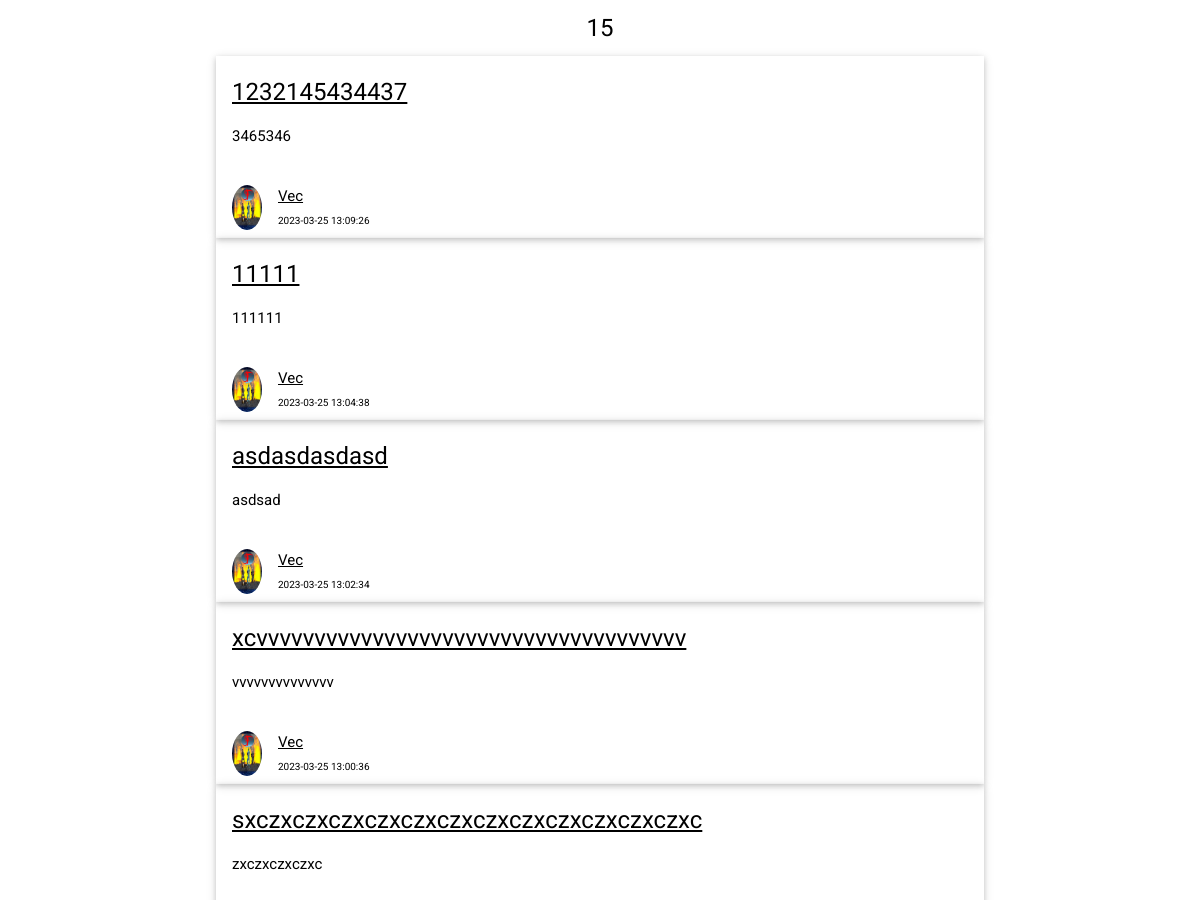
Before: /forum/ (upper part) with the older database file.
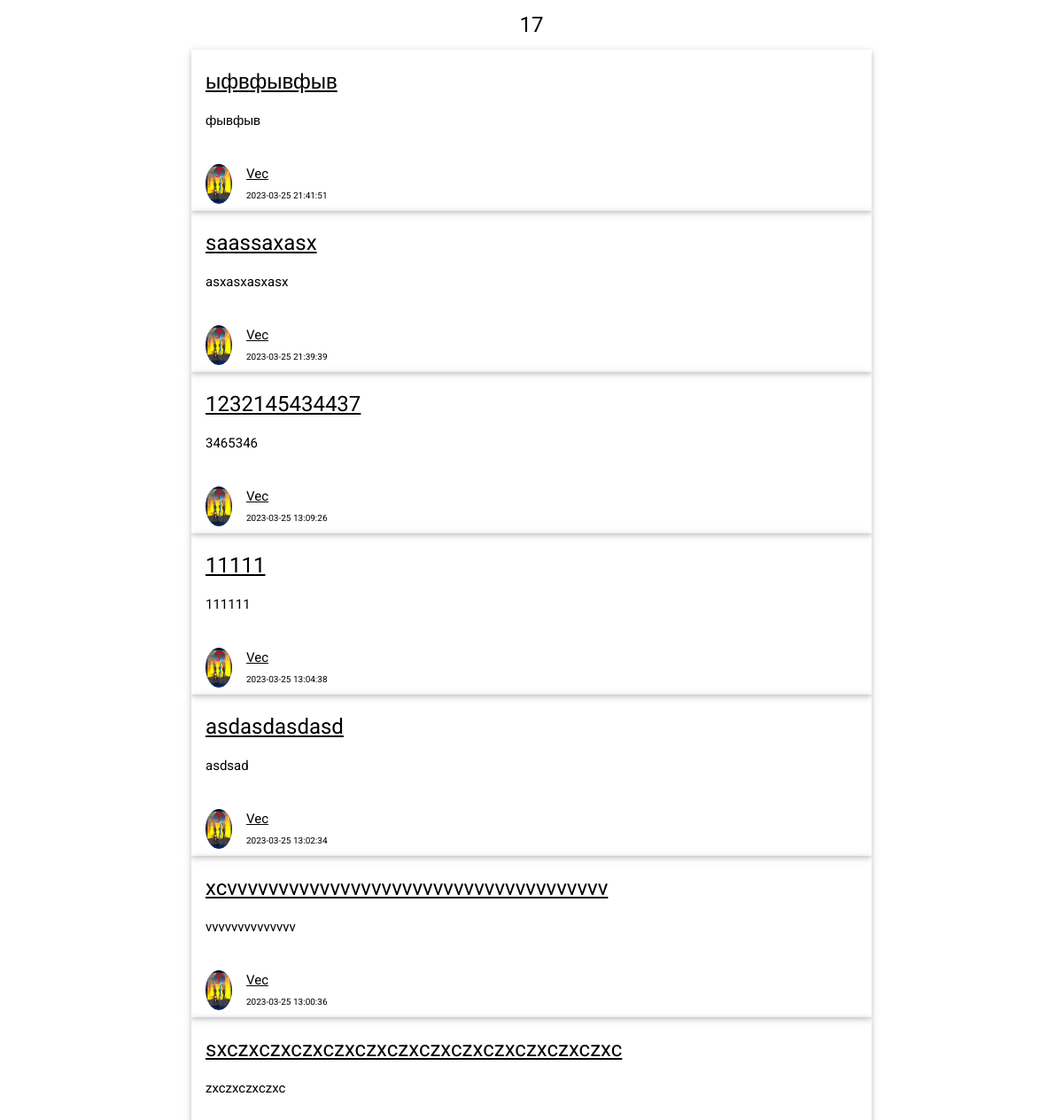
After: the same page with the newer database file.
### semas_app/views.py (the view)
# urls.py: re_path(r'forum/?', views.forum_topics),
def forum_topics(request):
    if request.method != "GET": return HttpResponse("<h1>Страница не найдена: 404</h1>")
    cookie_user_id = request.COOKIES.get("id")
    forums = Forum.get_forums()
    data = {"cookie_user_id": cookie_user_id, "forums": forums, "forums_count": len(forums)}
    return render(request, "forum_topics.html", context=data)

### semas_app/models.py (called while the page is built)
    def truncate(txt, count):
        if len(txt) <= count:
            return txt
        else:
            return txt[:count] + "..."

    def get_avatar_link(avatar, user_id):
        if not avatar:
            link = f"images/default.png"
        else:
            link = f"images/avatars/{user_id}/{avatar}"
        return link

    @staticmethod
    def get_forums():
        try:
            con = sqlite3.connect(DB_NAME)
            cur = con.cursor()
            result = cur.execute("SELECT forum.id AS id, creatorId, name, message, date, user.avatar AS avatar, user.nick AS nick \
             FROM forum INNER JOIN user ON forum.creatorId=user.id ORDER BY date DESC").fetchall()
            return Forum.__parse_forums(result)
        except sqlite3.Error as error:
            con.rollback()
            print(f"DataBase error {error.__str__()}")
            return JsonResponse({'message': Response.UNKNOWN_ERROR.value})
        finally:
            con.close()

### semas_app/templates/forum_topics.html (shortened to what this page needs)
<!DOCTYPE html>
{% load static %}
<html lang="ru">
<head>
<link rel="stylesheet" type="text/css" href="{% static 'css/main.css' %}">
<link rel="stylesheet" type="text/css" href="{% static 'css/w3.css' %}">
<link rel="stylesheet" href="https://cdnjs.cloudflare.com/ajax/libs/font-awesome/4.7.0/css/font-awesome.min.css">
</head>
<body>
<div class="w3-content" style="max-width:800px;">
	<div class="w3-container">
		{% if forums_count %}
			<h3 class="w3-center">{{ forums_count }}</h3>
		{% endif %}
	{% for forum in forums %}
		<div class="w3-card w3-padding w3-clear">
			<h3><a href="forum/{{ forum.id }}">{{forum.name}}</a></h3>
			<p>{{ forum.message }}</p><br />
				<a href="user/{{ forum.creator_id }}"><img src="{% static forum.avatar %}" class="w3-left w3-circle w3-margin-right avatar" style="width:30px" />
				<span>{{ forum.nick }}</span></a><br />
				<span class="small">{{ forum.date }}</span>
		</div>
		{% empty %}
		<h6 class="w3-opacity w3-center">Тем пока что нет</h6>
	{% endfor %}
	</div>
</div>
</body>
</html>

Changed rows visible on the page:
added forum: name "ыфвфывфыв", message "фывфыв", nick "Vec", date "2023-03-25 21:41:51"
added forum: name "saassaxasx", message "asxasxasxasx", nick "Vec", date "2023-03-25 21:39:39"
Other visible differences:
{{ forums_count }}: "15" → "17"
